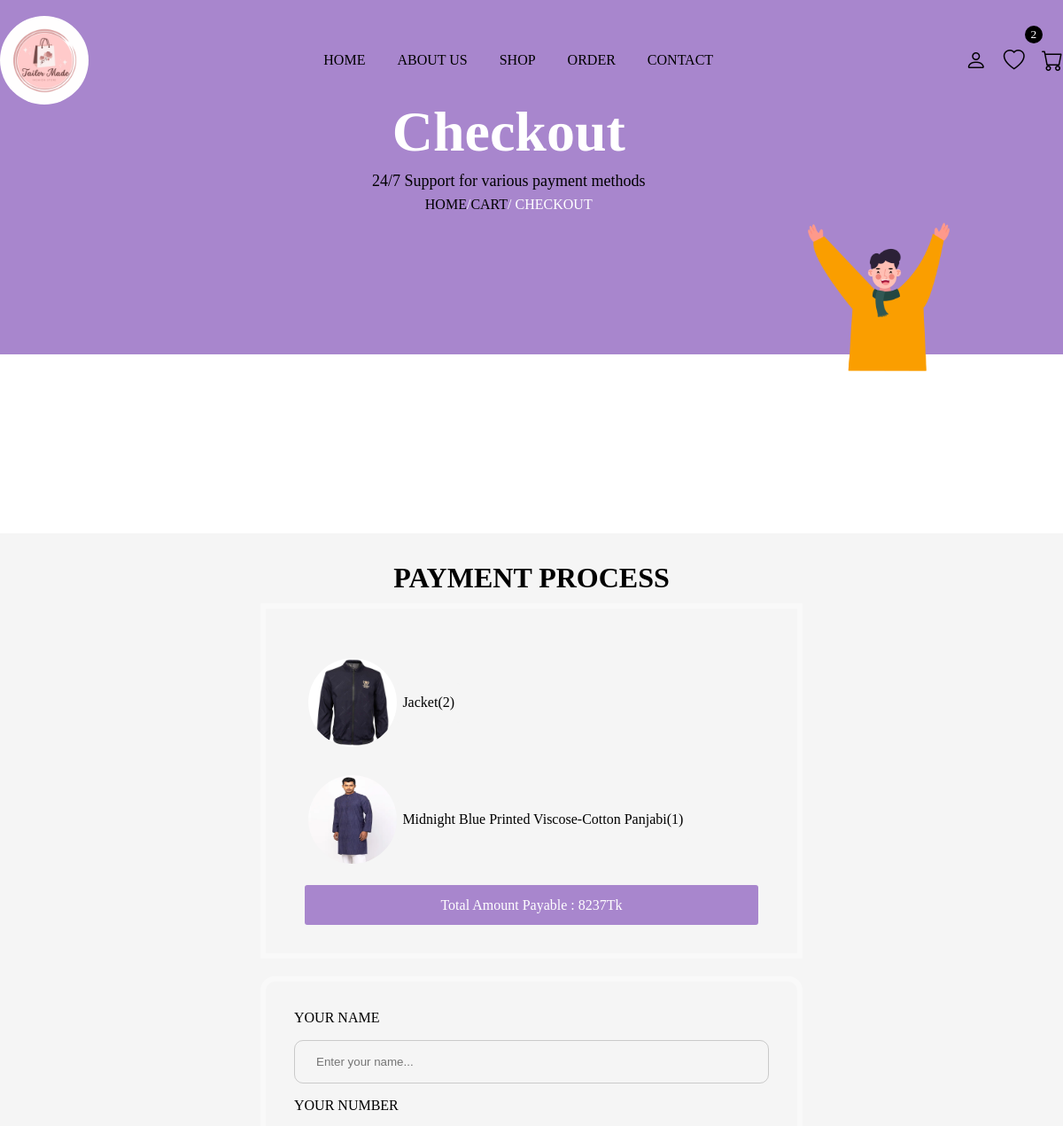
Before: /Backend/checkout.php (signed in, upper part) with the older database file.
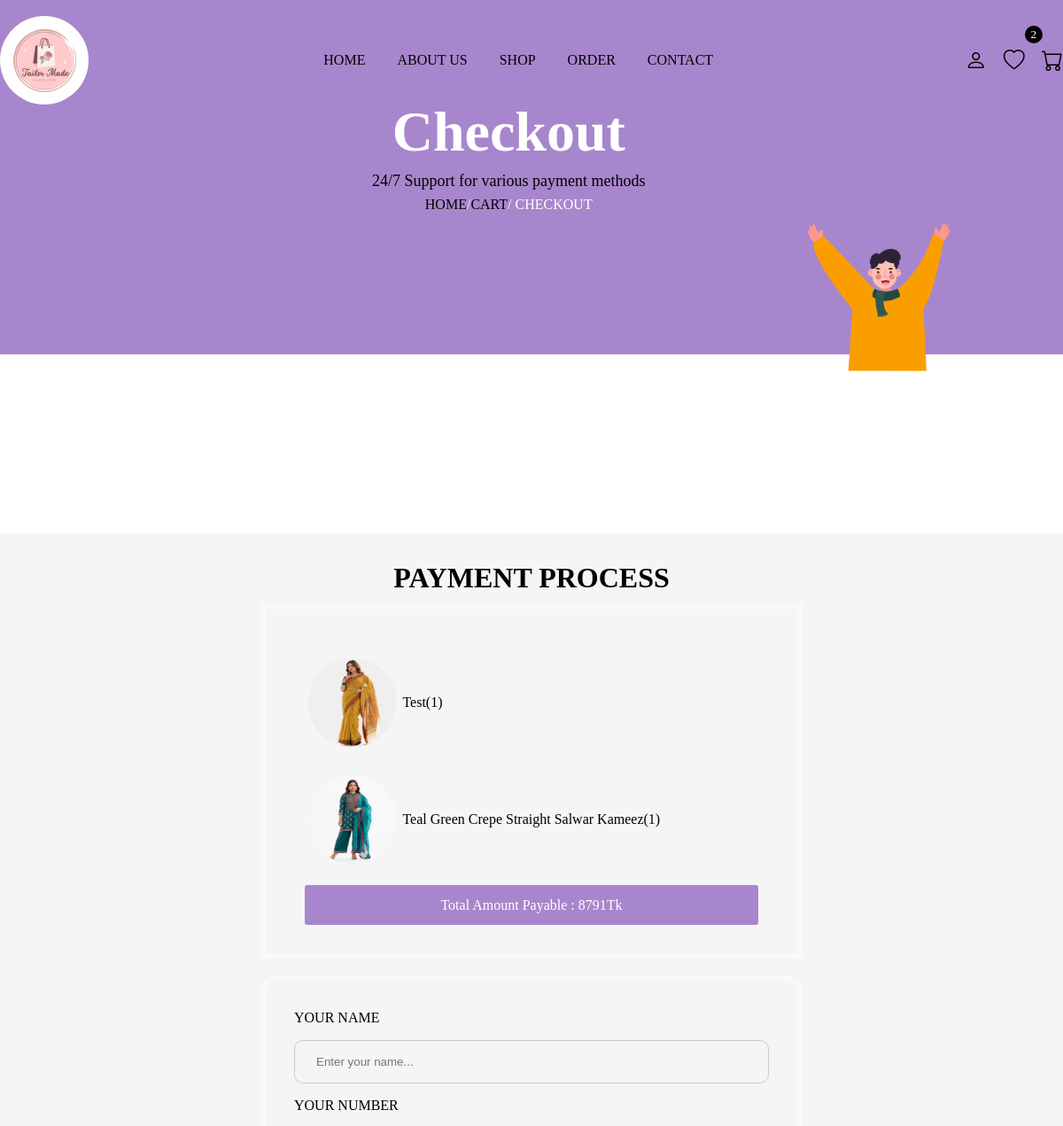
After: the same page with the newer database file.
### tables this page shows
CREATE TABLE `cart` (
  `id` int(255) NOT NULL,
  `user_id` int(255) NOT NULL,
  `pid` int(255) NOT NULL,
  `name` varchar(255) NOT NULL,
  `price` varchar(255) NOT NULL,
  `quantity` varchar(255) NOT NULL,
  `image` varchar(255) NOT NULL
);

### Backend/checkout.php (the view, shortened to what this page needs)
<?php
    include 'connection.php';
    $user_id=$_SESSION['user_id'];
?>
<!DOCTYPE html>
<html lang="en">
<head>
    <link rel="stylesheet" href="https://cdn.jsdelivr.net/npm/bootstrap-icons@1.9.1/font/bootstrap-icons.css">
</head>
<body>
<?php include 'header.php'; ?>
<div class="banner">
      <div class="banner">
        <div class="detail">
                <h1>checkout</h1>
                <p> 24/7 Support for various payment methods  </p>
                <a href="index.php">home</a><span>/</span><a href="cart.php">cart</a><span>/ checkout</span>
            </div>
</div>
<div class="checkout-form">
    <h1 class="title">payment process</h1>
     <div class="display-order">
     <div class="box-container1">
        <?php
        $select_cart=mysqli_query($conn,"SELECT * FROM `cart` WHERE user_id='$user_id'") or die('query failed');
        $total=0;
        $grand_total=0;
        if(mysqli_num_rows($select_cart)>0){
            while($fetch_products=mysqli_fetch_assoc($select_cart)){
                $total_price=($fetch_products['price']*$fetch_products['quantity']);
                $grand_total=$total+=$total_price;
        ?>
            <div class="box1">
            <img src="image/<?php echo $fetch_products['image']; ?>">
            <span><?= $fetch_products['name']; ?>(<?= $fetch_products['quantity']; ?>)</span>
            </div>
        <?php
           }
          }
         ?>
         </div>
         <span class="grand-total">Total Amount Payable : <?= $grand_total; ?>Tk</span>
        </div>
     <form method="post">
        <div class="input-field">
            <label>your name</label>
            <input type="text" name="name" placeholder="Enter your name...">
        </div>
        <div class="input-field">
            <label>your number</label>
        </div>
     </form>
</div>
<?php include 'footer.php'; ?>
</body>
</html>

Changed rows visible on the page:
removed cart: image (picture), name "Jacket", quantity "2"
removed cart: image (picture), name "Midnight Blue Printed Viscose-Cotton Panjabi", quantity "1"
added cart: image (picture), name "Test", quantity "1"
added cart: image (picture), name "Teal Green Crepe Straight Salwar Kameez", quantity "1"
Other visible differences:
$grand_total: "8237" → "8791"
